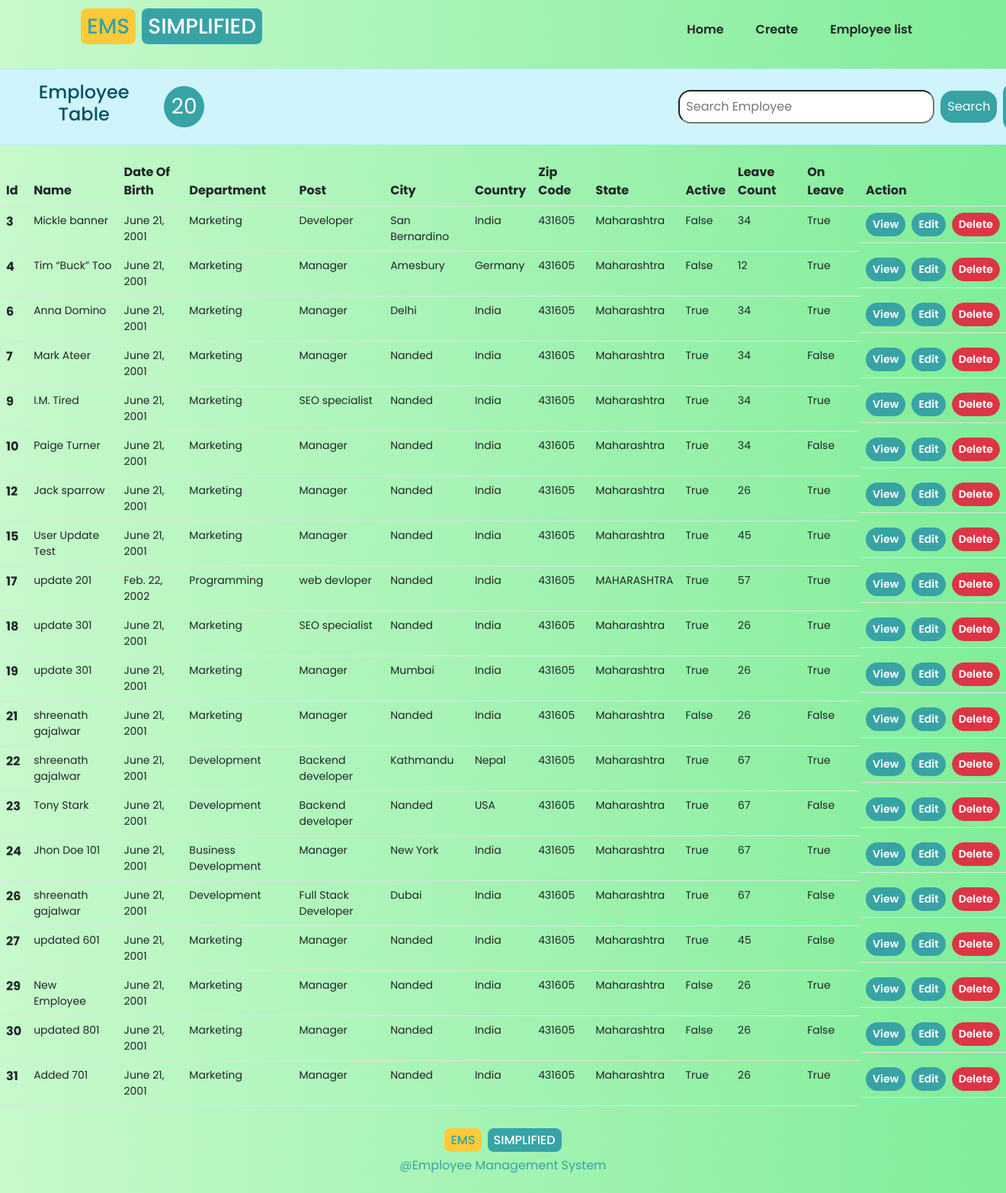
Page /emplist/ on the committed database.
### ems/models.py (models this page shows, shortened)
class Employee(models.Model):
    name = models.CharField(max_length=120)
    dob = models.DateField()
    doj = models.DateField()
    dept = models.CharField(max_length=120,null=True,blank=True)
    post = models.CharField(max_length=120,null=True,blank=True)
    address = models.TextField(blank=True,null=True)
    city = models.CharField(max_length=120,null=True,blank=True)
    country = models.CharField(max_length=120,null=True,blank=True)
    zip_code = models.IntegerField()
    state = models.CharField(max_length=120,null=True,blank=True)
    active = models.BooleanField()
    leave = models.IntegerField(null=True,blank=True,default=0)
    on_leave = models.BooleanField(default=False)

### ems/views.py (the view)
# urls.py: path('emplist/',empList,name='emplist'),
def empList(request):
    emp = Employee.objects.all()
    query = request.GET.get('query')
    if query :
       emp = Employee.objects.filter(name__icontains=query)
    return render(request,'ems/emplist.html',{
        'emp':emp,
        'emplength':emp.__len__,
    })

### ems/templates/ems/emplist.html (shortened to what this page needs)
{% extends 'ems/base.html'%}
{% block content%}
{% include "ems/nav.html" %}
<div class="modal-content employee-list">
    <div class="col-sm-12 mt-3">
        <div class="row alert alert-info d-flex justify-content-between align-items-center">
            <div class="col-6 d-flexjustify-content-between align-items-center row">
                <h4 class="text-center col-4">Employee Table  </h4>
                <div class="emplength rounded-circle bg-navy text-white col-1 d-flex justify-content-center align-items-center fs-3"> {{emplength}}</div>
            </div>
            <div class="col-4 d-flex align-items-center">
                <form action="" method="get" class="d-flex gap-2 align-items-center">
                    <input type="text" placeholder="Search Employee" class="p-2 rounded-4" name="query" id="query">
                    <input type="submit" class="p-2 rounded-4  btn bg-navy-view text-white" value="Search">
                    <a href="{% url 'emplist' %}"  class="p-2 rounded-4  btn bg-navy-view text-white"> Clear Search</a>
                </form>
            </div>
        </div>
        {% if emp %}
        <table class="table">
            <thead>
              <tr>
                    <th scope="col">Id</th>
                    <th scope="col">Name</th>
                    <th scope="col">Date Of Birth</th>
                    <th scope="col">Department</th>
                    <th scope="col">Post</th>
                    <th scope="col">City</th>
                    <th scope="col">Country</th>
                    <th scope="col">Zip Code</th>
                    <th scope="col">State</th>
                    <th scope="col">Active</th>
                    <th scope="col">Leave Count</th>
                    <th scope="col">On Leave</th>
                    <th scope="col">Action</th>
              </tr>
            </thead>
            <tbody>
                {% for i in emp%}
                <tr>
                    <th scope="row">{{i.id}}</th>
                    <td class="small"> {{i.name}}</td>
                    <td class="small"> {{i.dob}}</td>
                    <td class="small"> {{i.dept}}</td>
                    <td class="small"> {{i.post}}</td>
                    <td class="small"> {{i.city}}</td>
                    <td class="small"> {{i.country}}</td>
                    <td class="small"> {{i.zip_code}}</td>
                    <td class="small"> {{i.state}}</td>
                    <td class="small"> {{i.active}}</td>
                    <td class="small"> {{i.leave}}</td>
                    <td class="small"> {{i.on_leave}}</td>
                    <td class="small d-flex gap-2">
                        <form action="{% url 'view_emp' i.id %}" method="get" class="d-inline">
                           <input class="btn bg-navy text-white rounded-4 fw-semibold btn-edit btn-sm"  type="submit" value="View">
                        </form>
                        <form action="{% url 'update_data' i.id %}" method="get" class="d-inline">
                           <input class="btn bg-navy text-white rounded-4 fw-semibold btn-edit btn-sm"  type="submit" value="Edit">
                        </form>
                        <form action="{% url 'delete_data' i.id %}" method="post" class="d-inline">
                           <input class="btn btn-danger rounded-4 btn-sm fw-semibold"   type="submit" value="Delete">
                        </form>
                    </td>
                </tr>
               {% endfor %}
            </tbody>
          </table>
        {% else %}
           <h4 class="text-center alert alert-warning">No Records</h4>
        {% endif %}
    </div>
</div>
{% include "ems/footer.html" %}
{% endblock content%}

### ems/templates/ems/base.html (shortened to what this page needs)
<!DOCTYPE html>
{% load static %}
<html lang="en">
<head>
    <link href="https://cdn.jsdelivr.net/npm/bootstrap@5.2.3/dist/css/bootstrap.min.css" rel="stylesheet">
    <link rel="stylesheet" href="/static/css/main.css">
</head>
<body>
    <div class="container-fluid bg-transparent p-0">
        {% block content %}
        {% endblock content%}
    </div>
</body>
</html>

### ems/templates/ems/nav.html (shortened to what this page needs)
{% extends 'ems/base.html'%}
{% block content%}
<nav class="navbar container navbar-expand-lg">
    <div class="container-fluid nav-data mt-1 d-flex align-items-center">
      <div class="logo">
        <h3 class="logo-txt text-white "><span class="text-sopio m-1 p-1 px-2 pe-2 rounded-3">EMS</span><span class="bg-navy px-2 pe-2 p-1 rounded-3 m-1">SIMPLIFIED</span></h3>
      </div>
      <div class="collapse navbar-collapse" id="navbarNav">
        <ul class="navbar-nav ms-auto mb-2 mb-lg-0">
          <li class="nav-item">
            <a class="nav-link fw-semibold" aria-current="page" href="{% url 'home' %}">
                <button type="button" class="btn fw-semibold"  >
                    Home
                </button>
            </a>
          </li>
          <li class="nav-item">
            <a class="nav-link fw-semibold" aria-current="page" href="{% url 'add' %}">
                <button type="button" class="btn fw-semibold"  >
                    Create
                </button>
            </a>
          </li>
          <li class="nav-item">
            <a class="nav-link fw-semibold" href="{% url 'emplist' %}">
                <button type="button" class="btn fw-semibold">
                    Employee list
                </button>
            </a>
          </li>
        </ul>
      </div>
    </div>
</nav>
{% endblock content%}

### ems/templates/ems/footer.html
{% extends 'ems/base.html'%}
{% block content%}
<div class="container-fluid p-2 d-flex justify-content-center align-items-center flex-column">
  <div class="logo">
    <h3 class="logo-txt text-white"><span class="text-sopio m-1 p-1 px-2 pe-2 rounded-3 fs-6">EMS</span><span class="bg-navy px-2 pe-2 p-1 rounded-3 m-1 fs-6 scale-5">SIMPLIFIED</span></h3>
  </div>
  <p class="text-navy">@Employee Management System</p>
</div>
{% endblock%}

### ems/static/css/main.css (style rules this page uses)
* { margin: 0px; padding: 0px; font-family: 'Poppins', sans-serif; }
.bg-navy-view { background-color: #38A3A5; }
body { background: linear-gradient(90deg,#C7F9CC,#80ED99); overflow-x: hidden; }
.text-sopio { background-color: #ffca3a !important; color: #38A3A5; }
.bg-navy { background-color: #38A3A5; }
.text-navy { color: #38A3A5; }
.employee-list { min-height: 70vh; }
.emplength { padding: .4rem .9rem; }
p { display: flex; }

### rows in the picture
Employee: id "3", name "Mickle banner", dob "June 21, 2001", dept "Marketing", post "Developer", city "San Bernardino", country "India", zip_code "431605", state "Maharashtra", active "False", leave "34", on_leave "True"
Employee: id "4", name "Tim “Buck” Too", dob "June 21, 2001", dept "Marketing", post "Manager", city "Amesbury", country "Germany", zip_code "431605", state "Maharashtra", active "False", leave "12", on_leave "True"
Employee: id "6", name "Anna Domino", dob "June 21, 2001", dept "Marketing", post "Manager", city "Delhi", country "India", zip_code "431605", state "Maharashtra", active "True", leave "34", on_leave "True"
Employee: id "7", name "Mark Ateer", dob "June 21, 2001", dept "Marketing", post "Manager", city "Nanded", country "India", zip_code "431605", state "Maharashtra", active "True", leave "34", on_leave "False"
Employee: id "9", name "I.M. Tired", dob "June 21, 2001", dept "Marketing", post "SEO specialist", city "Nanded", country "India", zip_code "431605", state "Maharashtra", active "True", leave "34", on_leave "True"
Employee: id "10", name "Paige Turner", dob "June 21, 2001", dept "Marketing", post "Manager", city "Nanded", country "India", zip_code "431605", state "Maharashtra", active "True", leave "34", on_leave "False"
Employee: id "12", name "Jack sparrow", dob "June 21, 2001", dept "Marketing", post "Manager", city "Nanded", country "India", zip_code "431605", state "Maharashtra", active "True", leave "26", on_leave "True"
Employee: id "15", name "User Update Test", dob "June 21, 2001", dept "Marketing", post "Manager", city "Nanded", country "India", zip_code "431605", state "Maharashtra", active "True", leave "45", on_leave "True"
Employee: id "17", name "update 201", dob "Feb. 22, 2002", dept "Programming", post "web devloper", city "Nanded", country "India", zip_code "431605", state "MAHARASHTRA", active "True", leave "57", on_leave "True"
Employee: id "18", name "update 301", dob "June 21, 2001", dept "Marketing", post "SEO specialist", city "Nanded", country "India", zip_code "431605", state "Maharashtra", active "True", leave "26", on_leave "True"
Employee: id "19", name "update 301", dob "June 21, 2001", dept "Marketing", post "Manager", city "Mumbai", country "India", zip_code "431605", state "Maharashtra", active "True", leave "26", on_leave "True"
Employee: id "21", name "shreenath gajalwar", dob "June 21, 2001", dept "Marketing", post "Manager", city "Nanded", country "India", zip_code "431605", state "Maharashtra", active "False", leave "26", on_leave "False"
Employee: id "22", name "shreenath gajalwar", dob "June 21, 2001", dept "Development", post "Backend developer", city "Kathmandu", country "Nepal", zip_code "431605", state "Maharashtra", active "True", leave "67", on_leave "True"
Employee: id "23", name "Tony Stark", dob "June 21, 2001", dept "Development", post "Backend developer", city "Nanded", country "USA", zip_code "431605", state "Maharashtra", active "True", leave "67", on_leave "False"
Employee: id "24", name "Jhon Doe 101", dob "June 21, 2001", dept "Business Development", post "Manager", city "New York", country "India", zip_code "431605", state "Maharashtra", active "True", leave "67", on_leave "True"
Employee: id "26", name "shreenath gajalwar", dob "June 21, 2001", dept "Development", post "Full Stack Developer", city "Dubai", country "India", zip_code "431605", state "Maharashtra", active "True", leave "67", on_leave "False"
Employee: id "27", name "updated 601", dob "June 21, 2001", dept "Marketing", post "Manager", city "Nanded", country "India", zip_code "431605", state "Maharashtra", active "True", leave "45", on_leave "False"
Employee: id "29", name "New Employee", dob "June 21, 2001", dept "Marketing", post "Manager", city "Nanded", country "India", zip_code "431605", state "Maharashtra", active "False", leave "26", on_leave "True"
Employee: id "30", name "updated 801", dob "June 21, 2001", dept "Marketing", post "Manager", city "Nanded", country "India", zip_code "431605", state "Maharashtra", active "False", leave "26", on_leave "False"
Employee: id "31", name "Added 701", dob "June 21, 2001", dept "Marketing", post "Manager", city "Nanded", country "India", zip_code "431605", state "Maharashtra", active "True", leave "26", on_leave "True"

### other values in the picture
{{ emplength }} "20"
